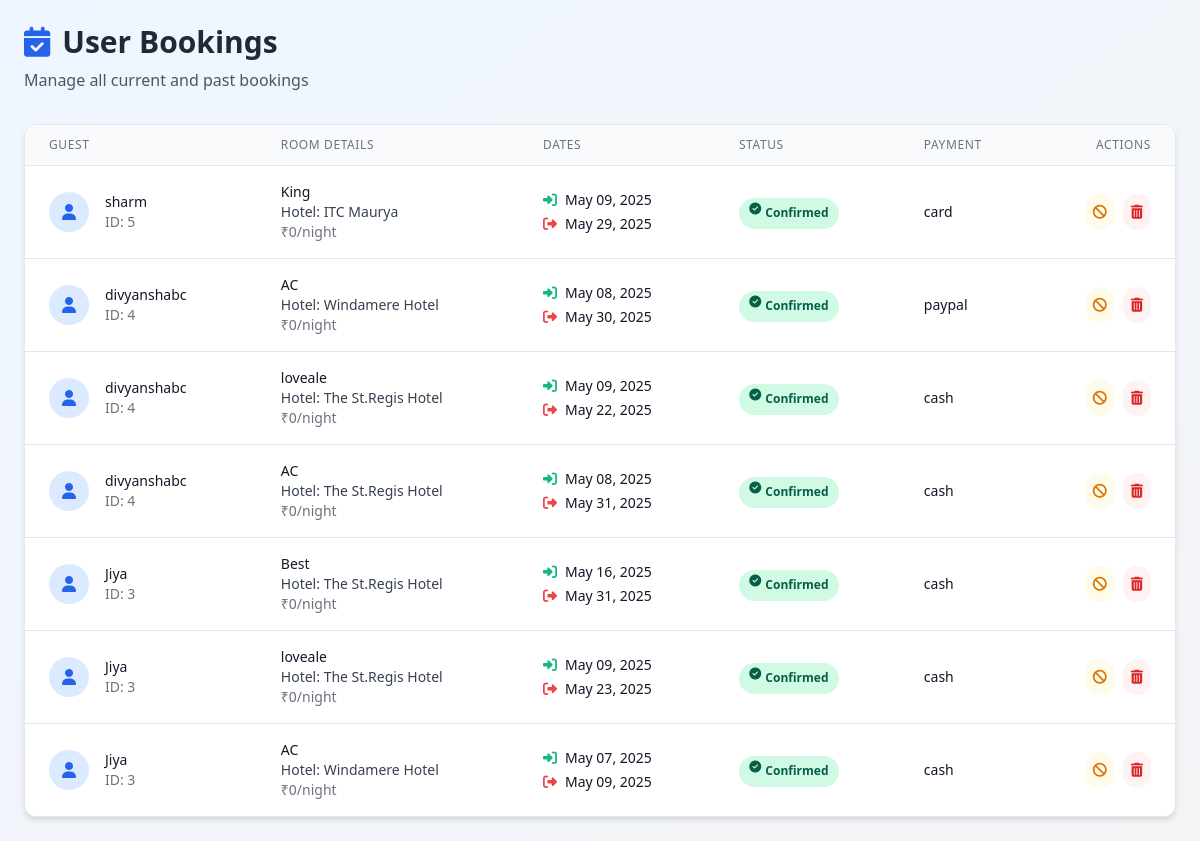
/dashboard/admin/bookings/, run on the app's committed database.
### BaseApp/models.py (models this page shows, shortened)
class Booking(models.Model):
    user = models.ForeignKey(User, on_delete=models.CASCADE)
    room = models.ForeignKey('Room', on_delete=models.CASCADE)
    full_name = models.CharField(max_length=100, default="Guest")
    number_of_members = models.PositiveIntegerField(default=1)
    check_in = models.DateField()
    check_out = models.DateField()
    PAYMENT_CHOICES = [
        ('cash', 'Cash'),
        ('card', 'Card'),
        ('upi', 'UPI'),
        ('paypal', 'PayPal'),
    ]
    payment_method = models.CharField(
        max_length=20,
        choices=PAYMENT_CHOICES,
        default='cash'
    )
    STATUS_CHOICES = [
        ('confirmed', 'Confirmed'),
        ('cancelled', 'Cancelled'),
    ]
    status = models.CharField(max_length=20, choices=STATUS_CHOICES, default='confirmed')
    created_at = models.DateTimeField(auto_now_add=True)
    class Meta:
        db_table = 'booking_model'

class Room(models.Model):
    hotel = models.ForeignKey(Hotel, on_delete=models.CASCADE, related_name='rooms')
    room_number = models.CharField(max_length=10)
    room_type = models.CharField(max_length=100)
    price_per_night = models.DecimalField(max_digits=8, decimal_places=2)
    available = models.BooleanField(default=True)
    image = models.ImageField(upload_to='room_images/', null=True, blank=True)  # ✅ Added

class Hotel(models.Model):
    name = models.CharField(max_length=100)
    location = models.CharField(max_length=255)
    description = models.TextField()
    image = models.ImageField(upload_to='hotel_images/', null=True, blank=True)

### BaseApp/views.py (the view)
# urls.py: path('admin/bookings/', admin_booking_list, name='admin_booking_list'),
def admin_booking_list(request):
    bookings = Booking.objects.select_related('user', 'room').all().order_by('-created_at')
    return render(request, 'admin_panel/booking_list.html', {'bookings': bookings})

### BaseApp/templates/admin_panel/booking_list.html (shortened to what this page needs)
<!DOCTYPE html>
<html lang="en">
<head>
    <link href="https://cdn.jsdelivr.net/npm/tailwindcss@2.2.19/dist/tailwind.min.css" rel="stylesheet">
    <link rel="stylesheet" href="https://cdnjs.cloudflare.com/ajax/libs/font-awesome/6.4.0/css/all.min.css">
</head>
<body class="bg-gradient-to-br from-blue-50 to-gray-100 min-h-screen p-6">
    <div class="max-w-7xl mx-auto">
        <div class="flex flex-col md:flex-row justify-between items-start md:items-center mb-8 gap-4">
            <div>
                <h1 class="text-3xl font-bold text-gray-800 flex items-center">
                    <i class="fas fa-calendar-check mr-3 text-blue-600"></i>
                    User Bookings
                </h1>
                <p class="text-gray-600 mt-2">Manage all current and past bookings</p>
            </div>
        </div>
        <div class="bg-white rounded-xl shadow-md overflow-hidden border border-gray-200">
            <div class="overflow-x-auto">
                <table class="min-w-full divide-y divide-gray-200">
                    <thead class="bg-gray-50">
                        <tr>
                            <th scope="col" class="px-6 py-3 text-left text-xs font-medium text-gray-500 uppercase tracking-wider">Guest</th>
                            <th scope="col" class="px-6 py-3 text-left text-xs font-medium text-gray-500 uppercase tracking-wider">Room Details</th>
                            <th scope="col" class="px-6 py-3 text-left text-xs font-medium text-gray-500 uppercase tracking-wider">Dates</th>
                            <th scope="col" class="px-6 py-3 text-left text-xs font-medium text-gray-500 uppercase tracking-wider">Status</th>
                            <th scope="col" class="px-6 py-3 text-left text-xs font-medium text-gray-500 uppercase tracking-wider">Payment</th>
                            <th scope="col" class="px-6 py-3 text-right text-xs font-medium text-gray-500 uppercase tracking-wider">Actions</th>
                        </tr>
                    </thead>
                    <tbody class="bg-white divide-y divide-gray-200">
                        {% for booking in bookings %}
                        <tr class="booking-card hover:bg-gray-50">
                            <td class="px-6 py-4 whitespace-nowrap">
                                <div class="flex items-center">
                                    <div class="flex-shrink-0 h-10 w-10 rounded-full bg-blue-100 flex items-center justify-center">
                                        <i class="fas fa-user text-blue-600"></i>
                                    </div>
                                    <div class="ml-4">
                                        <div class="text-sm font-medium text-gray-900">{{ booking.user.username }}</div>
                                        <div class="text-sm text-gray-500">ID: {{ booking.user.id|default:"N/A" }}</div>
                                    </div>
                                </div>
                            </td>
<td class="px-6 py-4">
    <div class="text-sm text-gray-900 font-medium">
        {{ booking.room.room_type|default:"Standard" }}
    </div>
    <div class="text-sm text-gray-500">
        <span class="block text-gray-700">
            Hotel: {{ booking.room.hotel.name|default:"N/A" }}
        </span>
        {% if booking.room.original_price and booking.room.original_price > booking.room.price %}
            <span class="line-through text-red-500 mr-2">₹{{ booking.room.original_price }}</span>
            <span class="text-green-600 font-semibold">₹{{ booking.room.price }}/night</span>
        {% else %}
            <span>₹{{ booking.room.price|default:"0" }}/night</span>
        {% endif %}
    </div>
</td>
                            <td class="px-6 py-4 whitespace-nowrap">
                                <div class="text-sm text-gray-900">
                                    <div class="flex items-center mb-1">
                                        <i class="fas fa-sign-in-alt text-green-500 mr-2"></i> {{ booking.check_in|date:"M d, Y" }}
                                    </div>
                                    <div class="flex items-center">
                                        <i class="fas fa-sign-out-alt text-red-500 mr-2"></i> {{ booking.check_out|date:"M d, Y" }}
                                    </div>
                                </div>
                            </td>
                            <td class="px-6 py-4 whitespace-nowrap">
                                {% if booking.status == 'confirmed' %}
                                    <span class="status-badge px-2 inline-flex text-xs leading-5 font-semibold rounded-full bg-green-100 text-green-800">
                                        <i class="fas fa-check-circle mr-1"></i> Confirmed
                                    </span>
                                {% elif booking.status == 'cancelled' %}
                                    <span class="status-badge px-2 inline-flex text-xs leading-5 font-semibold rounded-full bg-red-100 text-red-800">
                                        <i class="fas fa-times-circle mr-1"></i> Cancelled
                                    </span>
                                {% elif booking.status == 'completed' %}
                                    <span class="status-badge px-2 inline-flex text-xs leading-5 font-semibold rounded-full bg-blue-100 text-blue-800">
                                        <i class="fas fa-calendar-check mr-1"></i> Completed
                                    </span>
                                {% else %}
                                    <span class="status-badge px-2 inline-flex text-xs leading-5 font-semibold rounded-full bg-yellow-100 text-yellow-800">
                                        <i class="fas fa-clock mr-1"></i> Pending
                                    </span>
                                {% endif %}
                            </td>
                            <td class="px-6 py-4 whitespace-nowrap">
                                <div class="text-sm text-gray-900">{{ booking.payment_method|default:"Not specified" }}</div>
                            </td>
                            <td class="px-6 py-4 whitespace-nowrap text-right text-sm font-medium">
                                <div class="flex justify-end space-x-2">
                                    <form method="POST" action="{% url 'cancel_booking' booking.id %}" class="inline">
                                        <button type="submit" onclick="return confirm('Are you sure you want to cancel this booking?');" class="text-yellow-600 hover:text-yellow-900 bg-yellow-50 hover:bg-yellow-100 p-2 rounded-full">
                                            <i class="fas fa-ban"></i>
                                        </button>
                                    </form>
                                    <form method="POST" action="{% url 'delete_booking' booking.id %}" class="inline">
                                        <button type="submit" onclick="return confirm('Are you sure you want to delete this booking? This cannot be undone.');" class="text-red-600 hover:text-red-900 bg-red-50 hover:bg-red-100 p-2 rounded-full">
                                            <i class="fas fa-trash-alt"></i>
                                        </button>
                                    </form>
                                </div>
                            </td>
                        </tr>
                        {% endfor %}
                    </tbody>
                </table>
            </div>
        </div>
    </div>
</body>
</html>

### BaseApp/templates/admin_panel/booking_list.html (style rules this page uses)
.booking-card { transition: all 0.3s ease; }
.status-badge { font-size: 0.75rem; padding: 0.35rem 0.65rem; }

### data on the page
Booking: user.username "sharm", user.id "5", room.room_type "King", room.hotel.name "ITC Maurya", room.price "0", check_in "May 09, 2025", check_out "May 29, 2025", status "confirmed" (drawn), payment_method "card"
Booking: user.username "divyanshabc", user.id "4", room.room_type "AC", room.hotel.name "Windamere Hotel", room.price "0", check_in "May 08, 2025", check_out "May 30, 2025", status "confirmed" (drawn), payment_method "paypal"
Booking: user.username "divyanshabc", user.id "4", room.room_type "loveale", room.hotel.name "The St.Regis Hotel", room.price "0", check_in "May 09, 2025", check_out "May 22, 2025", status "confirmed" (drawn), payment_method "cash"
Booking: user.username "divyanshabc", user.id "4", room.room_type "AC", room.hotel.name "The St.Regis Hotel", room.price "0", check_in "May 08, 2025", check_out "May 31, 2025", status "confirmed" (drawn), payment_method "cash"
Booking: user.username "Jiya", user.id "3", room.room_type "Best", room.hotel.name "The St.Regis Hotel", room.price "0", check_in "May 16, 2025", check_out "May 31, 2025", status "confirmed" (drawn), payment_method "cash"
Booking: user.username "Jiya", user.id "3", room.room_type "loveale", room.hotel.name "The St.Regis Hotel", room.price "0", check_in "May 09, 2025", check_out "May 23, 2025", status "confirmed" (drawn), payment_method "cash"
Booking: user.username "Jiya", user.id "3", room.room_type "AC", room.hotel.name "Windamere Hotel", room.price "0", check_in "May 07, 2025", check_out "May 09, 2025", status "confirmed" (drawn), payment_method "cash"
